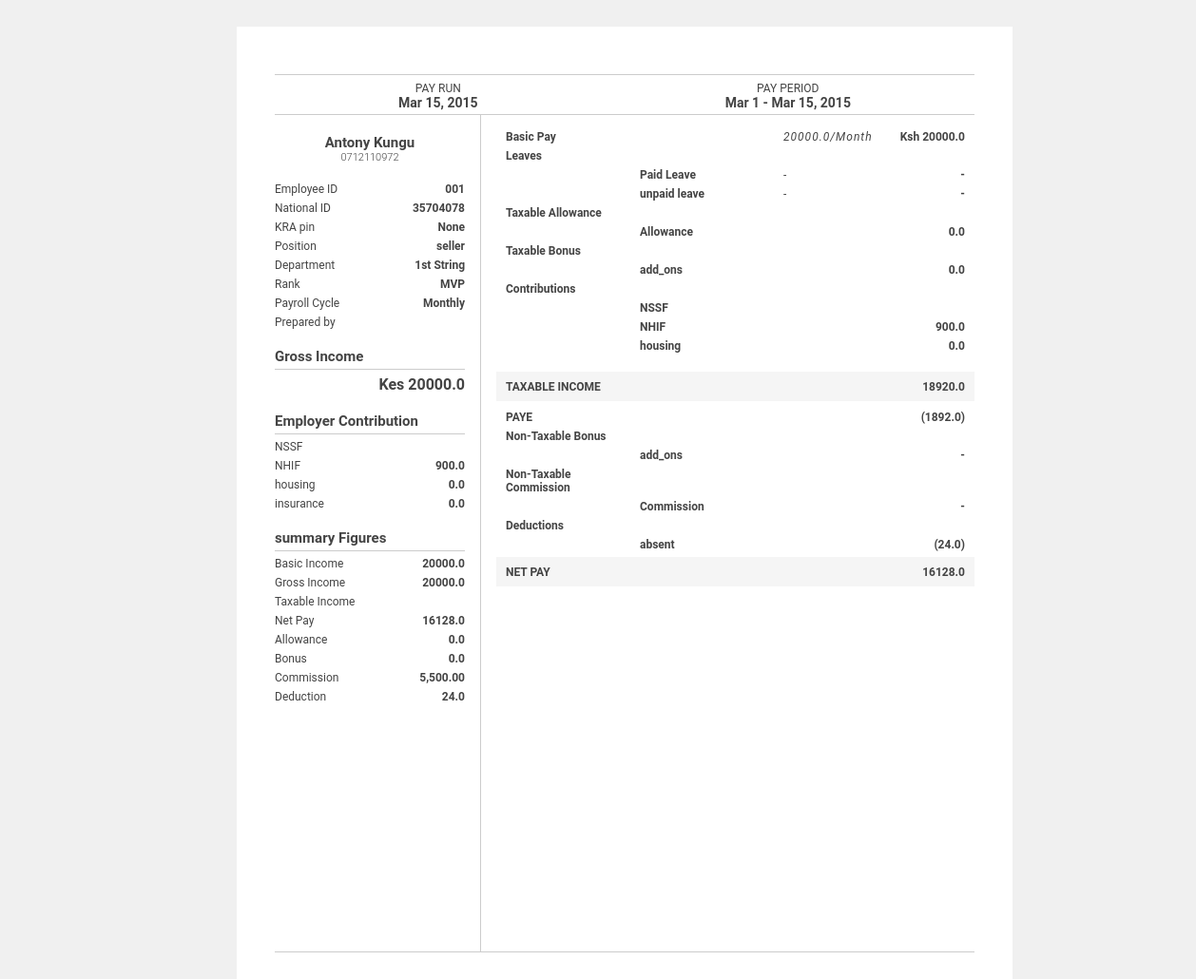
/payslip/8449942184335170187001, run on the app's committed database.
### payroll/models.py (models this page shows)
class PayRoll(models.Model):
    org_name = models.CharField(max_length=100,null=True)
    payroll_id = models.CharField(max_length=100,null=True)
    employee_id = models.CharField(max_length=100,null=True)
    sign_id = models.CharField(max_length=100,null=True)
    name = models.CharField(max_length=100,null=True)
    id_no = models.CharField(max_length=100,null=True)
    pin_no = models.CharField(max_length=100,null=True)
    phone = models.CharField(max_length=100,null=True)
    role = models.CharField(max_length=100,null=True)
    account_no = models.CharField(max_length=100,null=True)
    basic_salary = models.FloatField(default=0.0)
    allowance =  models.FloatField(default=0.0)
    add_ons = models.FloatField(default=0.0)
    total_hours = models.FloatField(default=0.0)
    leave_days = models.FloatField(default=0.0)
    deductions = models.FloatField(default=0.0)
    gross_pay  = models.FloatField(default=0.0)
    taxable_income = models.FloatField(default=0.0)
    tax = models.FloatField(default=0.0)
    nhif = models.FloatField(default=0.0)
    nssf = models.FloatField(default=0.0)
    insurance = models.FloatField(default=0.0)
    housing = models.FloatField(default=0.0)
    others = models.FloatField(default=0.0)
    net_pay = models.FloatField(default=0.0)
    created = models.DateField(default=datetime.date.today())
    status = models.CharField(max_length=100,default="audit")
    pay_run = models.CharField(max_length=200,default='')
    def __str__(self):
        return self.payroll_id

### payroll/views.py (the view)
# urls.py: path('payslip/<str:signid>',views.gen_payslip,name="payroll-payslip"),
def gen_payslip(request,signid):
    emp_payroll = PayRoll.objects.get(sign_id=signid)
    print(emp_payroll)
    context = {"details":emp_payroll}
    return render(request,'payroll/payslip.html',context)

### payroll/templates/payroll/payslip.html (shortened to what this page needs)
<div id="payslip">
	<div id="scope">
		<div class="scope-entry">
			<div class="title">PAY RUN</div>
			<div class="value">Mar 15, 2015</div>
		</div>
		<div class="scope-entry">
			<div class="title">PAY PERIOD</div>
			<div class="value">Mar 1 - Mar 15, 2015</div>
		</div>
	</div>
	<div class="content">
		<div class="left-panel">
			<div id="employee">
				<div id="name">
					{{details.name}}
				</div>
				<div id="email">
					{{details.phone}}
				</div>
			</div>
			<div class="details">
				<div class="entry">
					<div class="label">Employee ID</div>
					<div class="value">{{details.employee_id}}</div>
				</div>
				<div class="entry">
					<div class="label">National ID</div>
					<div class="value">{{details.id_no}}</div>
				</div>
				<div class="entry">
					<div class="label">KRA pin</div>
					<div class="value">{{details.pin_no}}</div>
				</div>
				<div class="entry">
					<div class="label">Position</div>
					<div class="value">{{details.role}}</div>
				</div>
				<div class="entry">
					<div class="label">Department</div>
					<div class="value">1st String</div>
				</div>
				<div class="entry">
					<div class="label">Rank</div>
					<div class="value">MVP</div>
				</div>
				<div class="entry">
					<div class="label">Payroll Cycle</div>
					<div class="value">Monthly</div>
				</div>
				<div class="entry">
					<div class="label">Prepared by</div>
				</div>
			</div>
			<div class="gross">
				<div class="title">Gross Income</div>
				<div class="entry">
					<div class="value">Kes {{details.gross_pay}}</div>
				</div>
			</div>
			<div class="contributions">
				<div class="title">Employer Contribution</div>
				<div class="entry">
					<div class="label">NSSF</div>
				</div>
				<div class="entry">
					<div class="label">NHIF</div>
					<div class="value">{{details.nhif}}</div>
				</div>
				<div class="entry">
					<div class="label">housing</div>
					<div class="value">{{details.housing}}</div>
				</div>
				<div class="entry">
					<div class="label">insurance</div>
					<div class="value">{{details.insurance}}</div>
				</div>
			</div>
			<div class="ytd">
				<div class="title">summary Figures</div>
                <div class="entry">
					<div class="label">Basic Income</div>
					<div class="value">{{details.basic_salary}}</div>
				</div>
				<div class="entry">
					<div class="label">Gross Income</div>
					<div class="value">{{details.gross_pay}}</div>
				</div>
				<div class="entry">
					<div class="label">Taxable Income</div>
				</div>
				<div class="entry">
					<div class="label">Net Pay</div>
					<div class="value">{{details.net_pay}}</div>
				</div>
				<div class="entry">
					<div class="label">Allowance</div>
					<div class="value">{{details.allowance}}</div>
				</div>
				<div class="entry">
					<div class="label">Bonus</div>
					<div class="value">{{details.add_ons}}</div>
				</div>
				<div class="entry">
					<div class="label">Commission</div>
					<div class="value">5,500.00</div>
				</div>
				<div class="entry">
					<div class="label">Deduction</div>
					<div class="value">{{details.deductions}}</div>
				</div>
			</div>
		</div>
		<div class="right-panel">
			<div class="details">
				<div class="basic-pay">
					<div class="entry">
						<div class="label">Basic Pay</div>
						<div class="detail"></div>
						<div class="rate">{{details.basic_salary}}/Month</div>
						<div class="amount">Ksh {{details.basic_salary}}</div>
					</div>
				</div>
				<div class="leaves">
					<div class="entry">
						<div class="label">Leaves</div>
						<div class="detail"></div>
						<div class="rate"></div>
						<div class="amount"></div>
					</div>
					<div class="entry paid">
						<div class="label"></div>
						<div class="detail">Paid Leave</div>
						<div class="rate">-</div>
						<div class="amount">-</div>
					</div>
					<div class="entry unpaid">
						<div class="label"></div>
						<div class="detail">unpaid leave</div>
						<div class="rate">-</div>
						<div class="amount">-</div>
					</div>
				</div>
				<div class="taxable_allowance">
					<div class="entry">
						<div class="label">Taxable Allowance</div>
						<div class="detail"></div>
						<div class="rate"></div>
						<div class="amount"></div>
					</div>
					<div class="entry">
						<div class="label"></div>
						<div class="detail">Allowance</div>
						<div class="rate"></div>
						<div class="amount">{{details.allowance}}</div>
					</div>
				</div>
				<div class="taxable_bonus">
					<div class="entry">
						<div class="label">Taxable Bonus</div>
						<div class="detail"></div>
						<div class="rate"></div>
						<div class="amount"></div>
					</div>
					<div class="entry">
						<div class="label"></div>
						<div class="detail">add_ons</div>
						<div class="rate"></div>
						<div class="amount">{{details.add_ons}}</div>
					</div>
				</div>
				<div class="contributions">
					<div class="entry">
						<div class="label">Contributions</div>
						<div class="detail"></div>
						<div class="rate"></div>
						<div class="amount"></div>
					</div>
					<div class="entry">
						<div class="label"></div>
						<div class="detail">NSSF</div>
						<div class="rate"></div>
						<div class="amount"></div>
					</div>
					<div class="entry">
						<div class="label"></div>
						<div class="detail">NHIF</div>
						<div class="rate"></div>
						<div class="amount">{{details.nhif}}</div>
					</div>
					<div class="entry">
						<div class="label"></div>
						<div class="detail">housing</div>
						<div class="rate"></div>
						<div class="amount">{{details.housing}}</div>
					</div>
				</div>
				<div class="nti">
					<div class="entry">
						<div class="label">TAXABLE INCOME</div>
						<div class="detail"></div>
						<div class="rate"></div>
						<div class="amount">{{details.taxable_income}}</div>
					</div>
				</div>
				<div class="withholding_tax">
					<div class="entry">
						<div class="label">PAYE</div>
						<div class="detail"></div>
						<div class="rate"></div>
						<div class="amount">({{details.tax}})</div>
					</div>
				</div>
				<div class="non_taxable_bonus">
					<div class="entry">
						<div class="label">Non-Taxable Bonus</div>
						<div class="detail"></div>
						<div class="rate"></div>
						<div class="amount"></div>
					</div>
					<div class="entry">
						<div class="label"></div>
						<div class="detail">add_ons</div>
						<div class="rate"></div>
						<div class="amount">-</div>
					</div>
				</div>
				<div class="non_taxable_commission">
					<div class="entry">
						<div class="label">Non-Taxable Commission</div>
						<div class="detail"></div>
						<div class="rate"></div>
						<div class="amount"></div>
					</div>
					<div class="entry">
						<div class="label"></div>
						<div class="detail">Commission</div>
						<div class="rate"></div>
						<div class="amount">-</div>
					</div>
				</div>
				<div class="deductions">
					<div class="entry">
						<div class="label">Deductions</div>
						<div class="detail"></div>
						<div class="rate"></div>
						<div class="amount"></div>
					</div>
					<div class="entry">
						<div class="label"></div>
						<div class="detail">absent</div>
						<div class="rate"></div>
						<div class="amount">({{details.deductions}})</div>
					</div>
				</div>
				<div class="net_pay">
					<div class="entry">
						<div class="label">NET PAY</div>
						<div class="detail"></div>
						<div class="rate"></div>
						<div class="amount">{{details.net_pay}}</div>
					</div>
				</div>
			</div>
		</div>
	</div>
</div>

### payroll/templates/payroll/payslip.html (style rules this page uses)
* { font-family: 'Roboto', sans-serif; font-size: 12px; color: #444; }
#payslip { width: calc( 8.5in - 80px ); height: calc( 11in - 60px ); background: #fff; padding: 30px 40px; }
#scope { border-top: 1px solid #ccc; border-bottom: 1px solid #ccc; padding: 7px 0 4px 0; display: flex; justify-content: space-around; }
#scope > .scope-entry { text-align: center; }
#scope > .scope-entry > .value { font-size: 14px; font-weight: 700; }
.content { display: flex; border-bottom: 1px solid #ccc; height: 880px; }
.content .left-panel { border-right: 1px solid #ccc; min-width: 200px; padding: 20px 16px 0 0; }
.content .right-panel { width: 100%; padding: 10px 0 0 16px; }
#employee { text-align: center; margin-bottom: 20px; }
#employee #name { font-size: 15px; font-weight: 700; }
#employee #email { font-size: 11px; font-weight: 300; }
.details, .contributions, .ytd, .gross { margin-bottom: 20px; }
.details .entry, .contributions .entry, .ytd .entry { display: flex; justify-content: space-between; margin-bottom: 6px; }
.details .entry .value, .contributions .entry .value, .ytd .entry .value { font-weight: 700; max-width: 130px; text-align: right; }
.gross .entry .value { font-weight: 700; text-align: right; font-size: 16px; }
.contributions .title, .ytd .title, .gross .title { font-size: 15px; font-weight: 700; border-bottom: 1px solid #ccc; padding-bottom: 4px; margin-bottom: 6px; }
.content .right-panel .details { width: 100%; }
.content .right-panel .details .entry { display: flex; padding: 0 10px; margin: 6px 0; }
.content .right-panel .details .label { font-weight: 700; width: 120px; }
.content .right-panel .details .detail { font-weight: 600; width: 130px; }
.content .right-panel .details .rate { font-weight: 400; width: 80px; font-style: italic; letter-spacing: 1px; }
.content .right-panel .details .amount { text-align: right; font-weight: 700; width: 90px; }
.content .right-panel .details .net_pay div, .content .right-panel .details .nti div { font-weight: 600; font-size: 12px; }
.content .right-panel .details .net_pay, .content .right-panel .details .nti { padding: 3px 0 2px 0; margin-bottom: 10px; background: rgba(0, 0, 0, 0.04); }

### data on the page
PayRoll: name "Antony Kungu", phone "0712110972", employee_id "001", id_no "35704078", pin_no "None", role "seller", gross_pay "20000.0", nhif "900.0", housing "0.0", insurance "0.0", basic_salary "20000.0", net_pay "16128.0", allowance "0.0", add_ons "0.0", deductions "24.0", taxable_income "18920.0", tax "1892.0"
